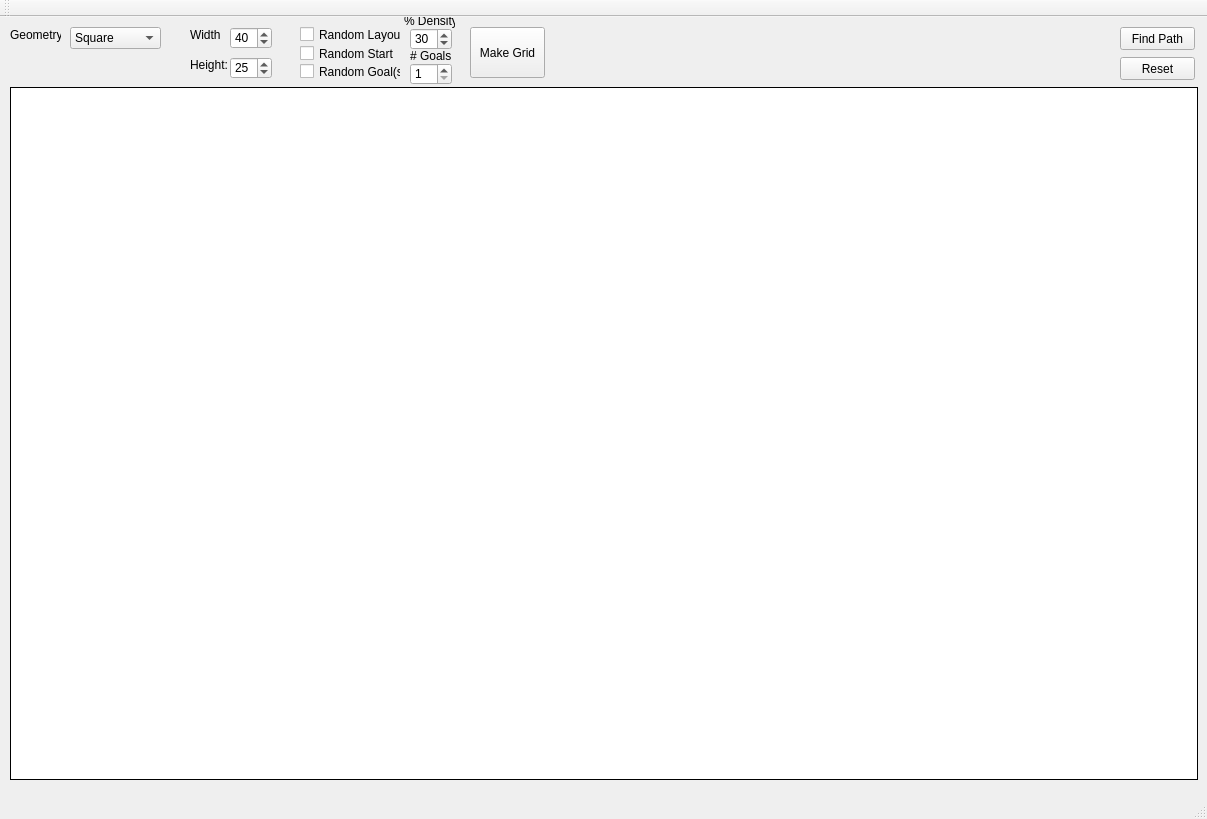
<?xml version="1.0" encoding="UTF-8"?>
<ui version="4.0">
 <class>MainWindow</class>
 <widget class="QMainWindow" name="MainWindow">
  <property name="geometry">
   <rect>
    <x>0</x>
    <y>0</y>
    <width>1207</width>
    <height>819</height>
   </rect>
  </property>
  <property name="windowTitle">
   <string>MainWindow</string>
  </property>
  <widget class="QWidget" name="centralWidget">
   <widget class="QSpinBox" name="widthBox">
    <property name="geometry">
     <rect>
      <x>230</x>
      <y>10</y>
      <width>42</width>
      <height>22</height>
     </rect>
    </property>
    <property name="minimum">
     <number>2</number>
    </property>
    <property name="maximum">
     <number>999</number>
    </property>
    <property name="value">
     <number>40</number>
    </property>
   </widget>
   <widget class="QSpinBox" name="heightBox">
    <property name="geometry">
     <rect>
      <x>230</x>
      <y>40</y>
      <width>42</width>
      <height>22</height>
     </rect>
    </property>
    <property name="minimum">
     <number>2</number>
    </property>
    <property name="maximum">
     <number>999</number>
    </property>
    <property name="value">
     <number>25</number>
    </property>
   </widget>
   <widget class="QLabel" name="label">
    <property name="geometry">
     <rect>
      <x>10</x>
      <y>10</y>
      <width>51</width>
      <height>16</height>
     </rect>
    </property>
    <property name="text">
     <string>Geometry:</string>
    </property>
   </widget>
   <widget class="QComboBox" name="geometryBox">
    <property name="geometry">
     <rect>
      <x>70</x>
      <y>10</y>
      <width>91</width>
      <height>22</height>
     </rect>
    </property>
    <property name="editable">
     <bool>false</bool>
    </property>
    <property name="currentText">
     <string>Square</string>
    </property>
    <property name="maxVisibleItems">
     <number>3</number>
    </property>
    <item>
     <property name="text">
      <string>Square</string>
     </property>
    </item>
    <item>
     <property name="text">
      <string>Hexagonal</string>
     </property>
    </item>
    <item>
     <property name="text">
      <string>Freeform</string>
     </property>
    </item>
   </widget>
   <widget class="QLabel" name="label_2">
    <property name="geometry">
     <rect>
      <x>190</x>
      <y>10</y>
      <width>31</width>
      <height>16</height>
     </rect>
    </property>
    <property name="text">
     <string>Width:</string>
    </property>
   </widget>
   <widget class="QLabel" name="label_3">
    <property name="geometry">
     <rect>
      <x>190</x>
      <y>40</y>
      <width>41</width>
      <height>16</height>
     </rect>
    </property>
    <property name="text">
     <string>Height:</string>
    </property>
   </widget>
   <widget class="QCheckBox" name="checkRandLayout">
    <property name="geometry">
     <rect>
      <x>300</x>
      <y>9</y>
      <width>101</width>
      <height>17</height>
     </rect>
    </property>
    <property name="text">
     <string>Random Layout</string>
    </property>
   </widget>
   <widget class="QCheckBox" name="checkRandStart">
    <property name="geometry">
     <rect>
      <x>300</x>
      <y>28</y>
      <width>101</width>
      <height>17</height>
     </rect>
    </property>
    <property name="text">
     <string>Random Start</string>
    </property>
   </widget>
   <widget class="QCheckBox" name="checkRandFinish">
    <property name="geometry">
     <rect>
      <x>300</x>
      <y>46</y>
      <width>101</width>
      <height>17</height>
     </rect>
    </property>
    <property name="text">
     <string>Random Goal(s)</string>
    </property>
   </widget>
   <widget class="QPushButton" name="gridButton">
    <property name="geometry">
     <rect>
      <x>470</x>
      <y>10</y>
      <width>75</width>
      <height>51</height>
     </rect>
    </property>
    <property name="text">
     <string>Make Grid</string>
    </property>
   </widget>
   <widget class="QPushButton" name="pathButton">
    <property name="geometry">
     <rect>
      <x>1120</x>
      <y>10</y>
      <width>75</width>
      <height>23</height>
     </rect>
    </property>
    <property name="text">
     <string>Find Path</string>
    </property>
   </widget>
   <widget class="QPushButton" name="resetButton">
    <property name="geometry">
     <rect>
      <x>1120</x>
      <y>40</y>
      <width>75</width>
      <height>23</height>
     </rect>
    </property>
    <property name="text">
     <string>Reset</string>
    </property>
   </widget>
   <widget class="GridPaintView" name="gridView" native="true">
    <property name="geometry">
     <rect>
      <x>10</x>
      <y>70</y>
      <width>1188</width>
      <height>693</height>
     </rect>
    </property>
    <property name="styleSheet">
     <string notr="true">background-color: rgb(255, 255, 255);
border: 1px solid black;</string>
    </property>
   </widget>
   <widget class="QSpinBox" name="denseBox">
    <property name="geometry">
     <rect>
      <x>410</x>
      <y>11</y>
      <width>42</width>
      <height>22</height>
     </rect>
    </property>
    <property name="minimum">
     <number>1</number>
    </property>
    <property name="maximum">
     <number>100</number>
    </property>
    <property name="value">
     <number>30</number>
    </property>
   </widget>
   <widget class="QSpinBox" name="finishBox">
    <property name="geometry">
     <rect>
      <x>410</x>
      <y>46</y>
      <width>42</width>
      <height>22</height>
     </rect>
    </property>
    <property name="minimum">
     <number>1</number>
    </property>
    <property name="maximum">
     <number>10</number>
    </property>
   </widget>
   <widget class="QLabel" name="label_4">
    <property name="geometry">
     <rect>
      <x>404</x>
      <y>-6</y>
      <width>51</width>
      <height>20</height>
     </rect>
    </property>
    <property name="text">
     <string>% Density</string>
    </property>
   </widget>
   <widget class="QLabel" name="label_5">
    <property name="geometry">
     <rect>
      <x>410</x>
      <y>29</y>
      <width>51</width>
      <height>20</height>
     </rect>
    </property>
    <property name="text">
     <string># Goals</string>
    </property>
   </widget>
  </widget>
  <widget class="QMenuBar" name="menuBar">
   <property name="geometry">
    <rect>
     <x>0</x>
     <y>0</y>
     <width>1207</width>
     <height>21</height>
    </rect>
   </property>
  </widget>
  <widget class="QToolBar" name="mainToolBar">
   <attribute name="toolBarArea">
    <enum>TopToolBarArea</enum>
   </attribute>
   <attribute name="toolBarBreak">
    <bool>false</bool>
   </attribute>
  </widget>
  <widget class="QStatusBar" name="statusBar"/>
 </widget>
 <layoutdefault spacing="6" margin="11"/>
 <customwidgets>
  <customwidget>
   <class>GridPaintView</class>
   <extends>QWidget</extends>
   <header>gridpaintview.h</header>
   <container>1</container>
  </customwidget>
 </customwidgets>
 <resources/>
 <connections/>
</ui>
